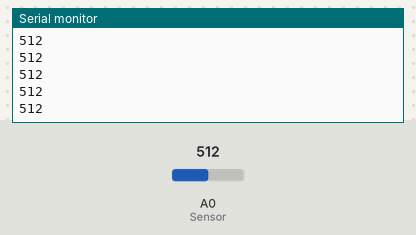
A sketch run on a simulated Arduino Uno, built with avr-gcc and run on an emulated ATmega328P. Shown: the last lines printed to the serial monitor. The test bench sets the inputs (shaded band); at power-on: A0 (Sensor) = 512.

Above: at 1.2 s.
1.3 s: A0 (Sensor) set to 716
At 1.31 s:
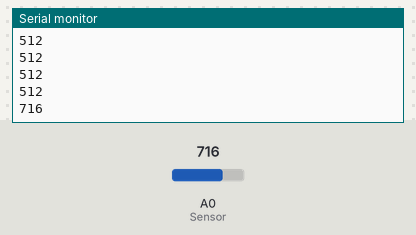
2.8 s: A0 (Sensor) set to 900
At 2.81 s:
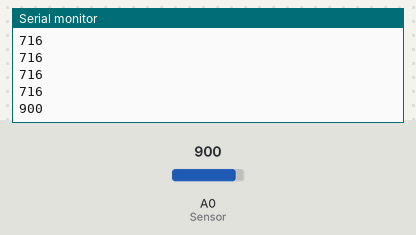
Timing chart, 0 to 5.8 s (numbered marks = the images above; inputs shaded):
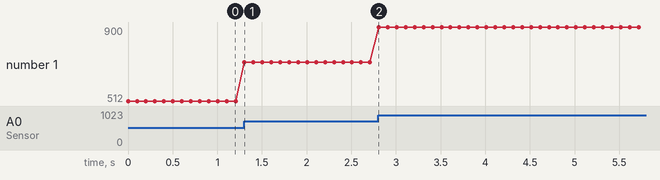

The sketch:

RCWL_trial.ino
```cpp
int Sensor = 0;
int Detection = 0;

void setup() {
  Serial.begin(9600);

}

void loop() {

  Detection = analogRead(Sensor);


  Serial.println(Detection);
  delay(100);

}
```

Measured:
- after the input at 1.3 s, the serial monitor: prints a new line at once (image 1)
- after the input at 2.8 s, the serial monitor: prints a new line at once (image 2)
- plotted number 1: 512 → 716 after the input at 1.3 s, 716 → 900 after the input at 2.8 s
